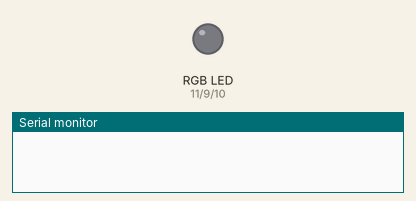
Simulated run of this sketch. Board: Arduino Uno, built with avr-gcc and run on an emulated ATmega328P. Parts: an RGB LED mixed from three pins (HIGH = lit), the last lines printed to the serial monitor.

Above: at 0.15 s.
At 0.66 s:
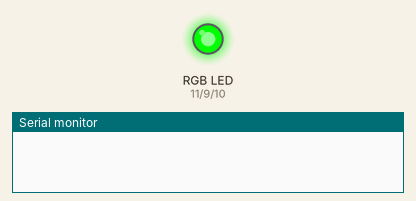
At 4.51 s:
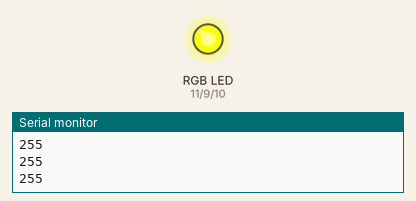
Timing chart, 0 to 4.7 s (numbered marks = the images above):
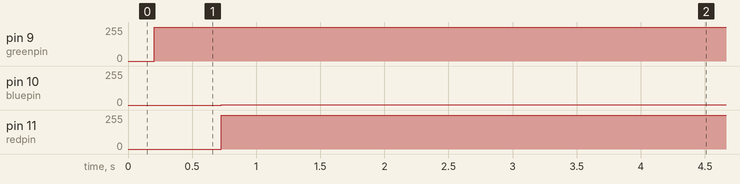

Measured:
- by itself, pin 9 (greenpin): 0/255 → 255/255 at 0.20 s
- by itself, pin 10 (bluepin): 0/255 → 1/255 at 0.73 s
- by itself, pin 11 (redpin): 0/255 → 254/255 at 0.73 s

The sketch:

IRSEND.ino
```cpp
#include <IRremote.h>
IRsend irsend;

int redpin = 11; //select the pin for the red LED
int bluepin =10; // select the pin for the  blue LED
int greenpin =9;// select the pin for the green LED
int val;
void setup()
{
  pinMode(redpin, OUTPUT); pinMode(bluepin, OUTPUT); pinMode(greenpin, OUTPUT); Serial.begin(9600);
Serial.begin(9600);
}

unsigned int data[1] = {1};


void loop() {

  for (int i = 0; i < 3; i++) {
      irsend.sendSony(0x92, 12);
  }
  for(val=255; val>0; val--)
  {
  analogWrite(11, val); analogWrite(10, 255-val); analogWrite(9, 128-val); delay(1);
  }
  for(val=0; val<255; val++)
  {
  analogWrite(11, val); analogWrite(10, 255-val); analogWrite(9, 128-val); delay(1);
  }
  Serial.println(val, DEC);
}
```
